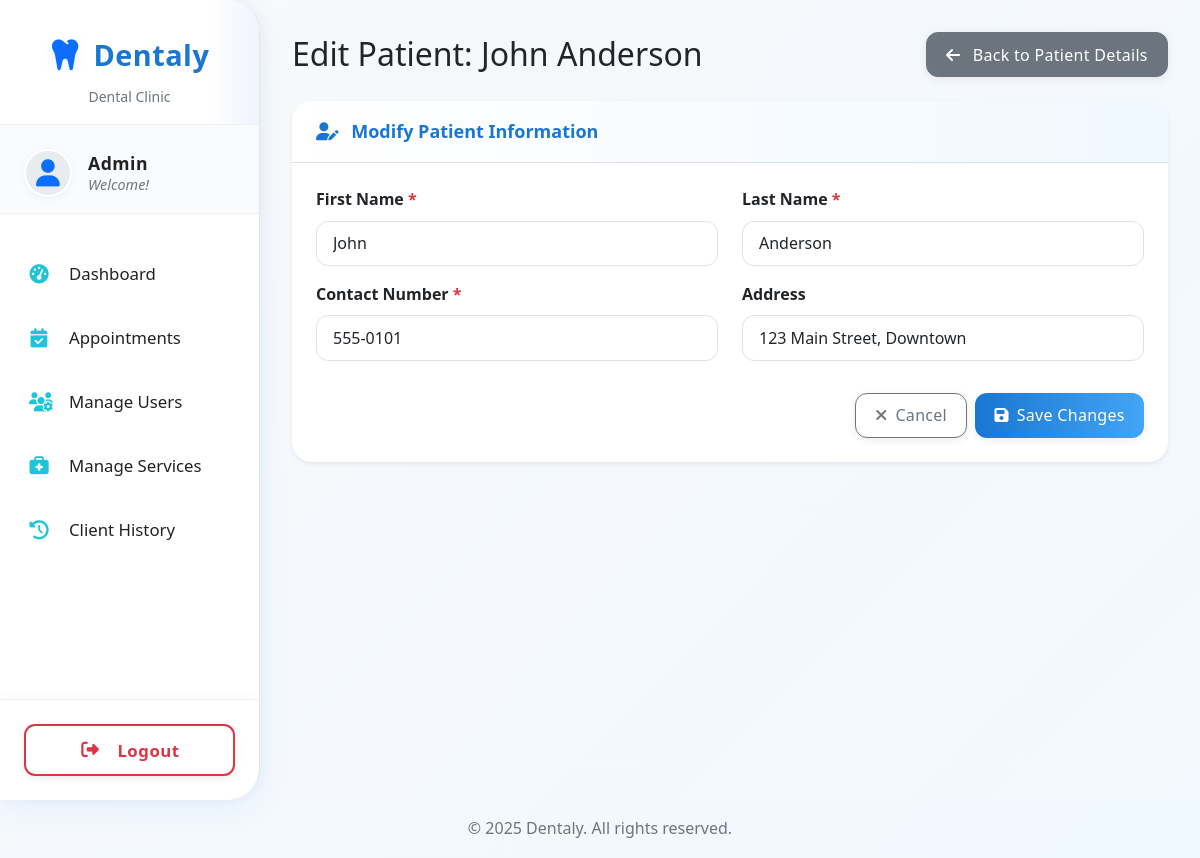
The page /receptionist/edit_patient.php?id=1 (signed in) on the database its author committed.
### tables this page shows
CREATE TABLE `patients` (
  `id` int(11) NOT NULL,
  `user_id` int(11) DEFAULT NULL,
  `first_name` varchar(50) NOT NULL,
  `last_name` varchar(50) NOT NULL,
  `contact_number` varchar(20) DEFAULT NULL,
  `address` text DEFAULT NULL,
  `dental_history` text DEFAULT NULL,
  `created_at` timestamp NOT NULL DEFAULT current_timestamp()
);

### receptionist/edit_patient.php (the view, shortened to what this page needs)
<?php
include '../config/db.php';
$client_id = null;
$client = null;
$form_data = [];
$page_title = 'Edit Patient Information';
if (!isset($_GET['id']) || !($client_id = filter_input(INPUT_GET, 'id', FILTER_VALIDATE_INT)) || $client_id <= 0) {
    $message = "Invalid or missing client ID.";
    $message_class = 'alert-danger';
    $page_title = 'Edit Patient Information - Error';
} else {
    try {
        $query = "SELECT * FROM patients WHERE id = :client_id";
        $stmt = $conn->prepare($query);
        $stmt->bindParam(':client_id', $client_id, PDO::PARAM_INT);
        $stmt->execute();
        $client = $stmt->fetch(PDO::FETCH_ASSOC);
        if ($client) {
            $page_title = "Edit Patient: " . htmlspecialchars($client['first_name'] . ' ' . $client['last_name']);
            $form_data = $client;
        } else {
            $message = "Patient not found.";
            $message_class = 'alert-warning';
            $page_title = 'Edit Patient Information - Not Found';
        }
    } catch (PDOException $e) {
        $message = "Database error fetching patient details: " . $e->getMessage();
        $message_class = 'alert-danger';
        $page_title = 'Edit Patient Information - Error';
    }
}
include '../includes/header.php';
?>
<div class="d-flex justify-content-between align-items-center mb-4">
    <h2 class="m-0"><?php echo htmlspecialchars($page_title); ?></h2>
    <?php if ($client_id && $client): ?>
        <a href="client_details.php?client_id=<?php echo $client_id; ?>" class="btn btn-secondary">
            <i class="fas fa-arrow-left me-2"></i> Back to Patient Details
        </a>
    <?php endif; ?>
</div>
<?php if ($client): ?>
    <div class="card shadow-sm">
        <div class="card-header">
            <i class="fas fa-user-edit me-2"></i> Modify Patient Information
        </div>
        <div class="card-body">
            <form action="<?php echo htmlspecialchars($_SERVER['PHP_SELF']) . '?id=' . $client_id; ?>" method="POST">
                <div class="row">
                    <div class="col-md-6 mb-3">
                        <label for="first_name" class="form-label">First Name <span class="text-danger">*</span></label>
                        <input type="text" name="first_name" id="first_name" class="form-control"
                            value="<?php echo htmlspecialchars($form_data['first_name'] ?? ''); ?>" required>
                    </div>
                    <div class="col-md-6 mb-3">
                        <label for="last_name" class="form-label">Last Name <span class="text-danger">*</span></label>
                        <input type="text" name="last_name" id="last_name" class="form-control"
                            value="<?php echo htmlspecialchars($form_data['last_name'] ?? ''); ?>" required>
                    </div>
                </div>
                <div class="row">
                    <div class="col-md-6 mb-3">
                        <label for="contact_number" class="form-label">Contact Number <span
                                class="text-danger">*</span></label>
                        <input type="tel" name="contact_number" id="contact_number" class="form-control"
                            value="<?php echo htmlspecialchars($form_data['contact_number'] ?? ''); ?>" required>
                    </div>
                    <div class="col-md-6 mb-3">
                        <label for="address" class="form-label">Address</label>
                        <input type="text" name="address" id="address" class="form-control"
                            value="<?php echo htmlspecialchars($form_data['address'] ?? ''); ?>">
                    </div>
                </div>
                <div class="d-flex justify-content-end mt-3">
                    <a href="client_details.php?client_id=<?php echo $client_id; ?>" class="btn btn-outline-secondary me-2">
                        <i class="fas fa-times me-2"></i>Cancel
                    </a>
                    <button type="submit" class="btn btn-primary">
                        <i class="fas fa-save me-2"></i>Save Changes
                    </button>
                </div>
            </form>
        </div>
    </div>
<?php endif; ?>
<?php include '../includes/footer.php'; ?>

### assets/css/style.css (style rules this page uses)
:root { --primary-color: #1976d2; --primary-dark: #1565c0; --primary-light: #42a5f5; --primary-soft: rgba(25, 118, 210, 0.08); --secondary-color: #00bcd4; --success-color: #198754; --success-soft: rgba(25, 135, 84, 0.08); --warning-color: #ffc107; --warning-dark: #856404; --danger-color: #dc3545; --info-color: #0dcaf0; --bg-light: #f8f9fa; --bg-white: #ffffff; --bg-blue-light: #e3f2fd; --bg-blue-lighter: #f0f8ff; --text-dark: #212529; --text-muted: #6c757d; --text-light: #adb5bd; --border-color: #dee2e6; --border-radius: 0.75rem; --border-radius-lg: 1.25rem; --shadow-sm: 0 2px 8px rgba(0, 0, 0, 0.08); --shadow-md: 0 4px 16px rgba(0, 0, 0, 0.1); --shadow-lg: 0 8px 32px rgba(0, 0, 0, 0.15); --sidebar-width: 260px; --transition-speed: 0.3s; --font-family: "Segoe UI", Tahoma, Geneva, Verdana, sans-serif; --font-size-sm: 0.875rem; --font-size-base: 1rem; --font-size-lg: 1.125rem; }
* { box-sizing: border-box; }
body { background: linear-gradient( 135deg, var(--bg-light) 0%, var(--bg-blue-lighter) 100% ); font-family: var(--font-family); font-size: var(--font-size-base); line-height: 1.6; color: var(--text-dark); overflow-x: hidden; min-height: 100vh; }
.card { border-radius: var(--border-radius-lg); box-shadow: var(--shadow-sm); border: none; margin-bottom: 1.5rem; background: var(--bg-white); transition: all var(--transition-speed) ease; overflow: hidden; }
.card-header { background: linear-gradient( 90deg, var(--bg-white) 0%, var(--bg-blue-lighter) 100% ); border-bottom: 1px solid var(--border-color); font-weight: 600; color: var(--primary-color); padding: 1rem 1.5rem; font-size: var(--font-size-lg); }
.card-body { padding: 1.5rem; }
.btn { border-radius: var(--border-radius); font-weight: 500; letter-spacing: 0.3px; transition: all var(--transition-speed) ease; padding: 0.6rem 1.2rem; box-shadow: var(--shadow-sm); }
.btn-primary { background: linear-gradient( 90deg, var(--primary-color) 0%, var(--primary-light) 100% ); border: none; color: var(--bg-white); }
.form-control { border-radius: var(--border-radius); border: 1px solid var(--border-color); transition: all var(--transition-speed) ease; padding: 0.6rem 1rem; }
.form-label { font-weight: 600; color: var(--text-dark); margin-bottom: 0.5rem; }

### rows shown on the page
patients: page_title "Edit Patient: John Anderson", first_name "John", last_name "Anderson", contact_number "555-0101", address "123 Main Street, Downtown"

### other values the page prints
$_SESSION['role'] "Admin"
$item['label'] "Appointments"
$item['label'] "Manage Users"
$item['label'] "Manage Services"
$item['label'] "Client History"
